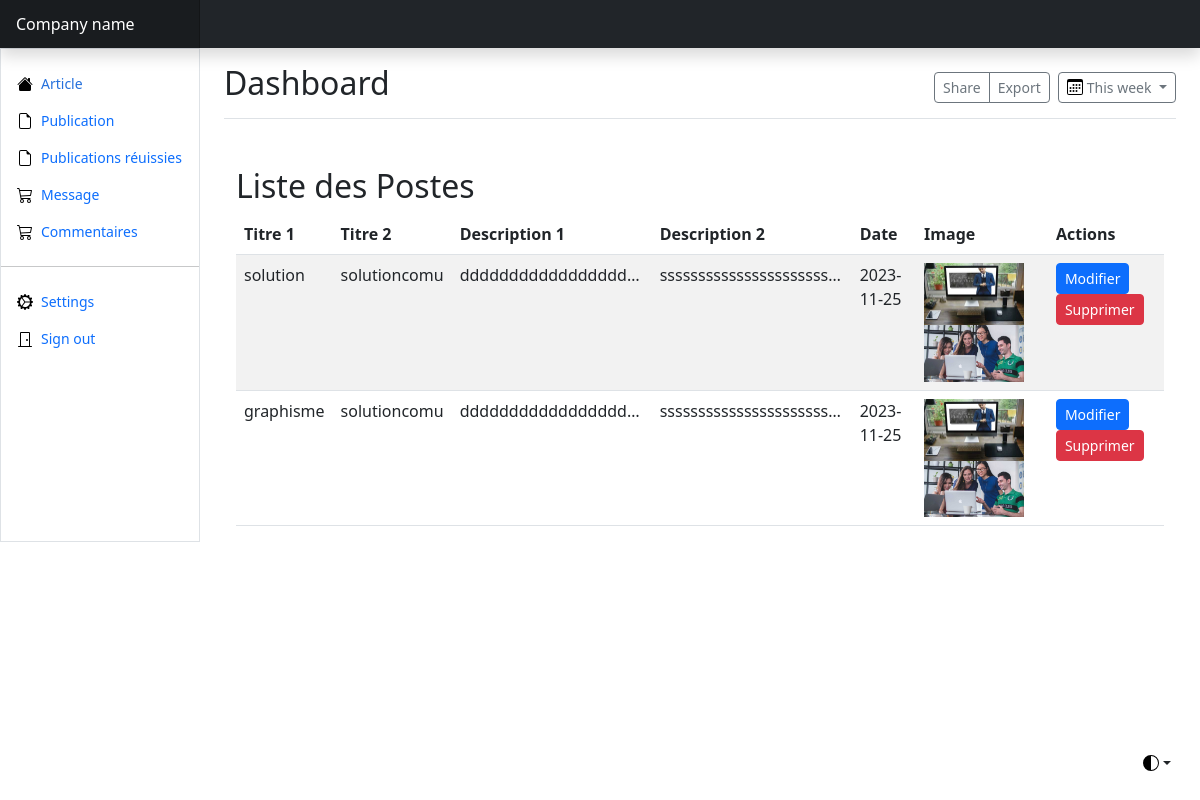
The app's page /liste_publication.php with its own data.
### tables this page shows
CREATE TABLE `publication` (
  `id` int(11) NOT NULL,
  `date` date NOT NULL,
  `titre1` varchar(30) NOT NULL,
  `titre2` varchar(30) NOT NULL,
  `image1` varchar(255) NOT NULL,
  `image2` varchar(255) NOT NULL,
  `description1` text NOT NULL,
  `description2` text NOT NULL
);

### liste_publication.php (the view, shortened to what this page needs)
<!DOCTYPE html>
<html lang="en" data-bs-theme="auto">
  <head>
    <link href="bootstrap.min.css" rel="stylesheet" />
    <link
      href="https://cdn.jsdelivr.net/npm/bootstrap-icons@1.10.3/font/bootstrap-icons.css"
      rel="stylesheet"
    />
    <link href="dashboard.css" rel="stylesheet" />
  </head>
  <body>
    <div
      class="dropdown position-fixed bottom-0 end-0 mb-3 me-3 bd-mode-toggle"
    >
      <button
        class="btn btn-bd-primary py-2 dropdown-toggle d-flex align-items-center"
        id="bd-theme"
        type="button"
        aria-expanded="false"
        data-bs-toggle="dropdown"
        aria-label="Toggle theme (auto)"
      >
        <svg class="bi my-1 theme-icon-active" width="1em" height="1em">
          <use href="#circle-half"></use>
        </svg>
      </button>
    </div>
    <header
      class="navbar sticky-top bg-dark flex-md-nowrap p-0 shadow"
      data-bs-theme="dark"
    >
      <a
        class="navbar-brand col-md-3 col-lg-2 me-0 px-3 fs-6 text-white"
        href="#"
        >Company name</a
      >
    </header>
    <div class="container-fluid">
      <div class="row">
        <div
          class="sidebar border border-right col-md-3 col-lg-2 p-0 bg-body-tertiary"
        >
          <div
            class="offcanvas-lg offcanvas-end bg-body-tertiary"
            tabindex="-1"
            id="sidebarMenu"
            aria-labelledby="sidebarMenuLabel"
          >
            <div
              class="offcanvas-body d-md-flex flex-column p-0 pt-lg-3 overflow-y-auto"
            >
              <ul class="nav flex-column">
                <li class="nav-item">
                  <a
                    class="nav-link d-flex align-items-center gap-2 active"
                    aria-current="page"
                    href="article.php"
                  >
                    <svg class="bi"><use xlink:href="#house-fill" /></svg>
                    Article
                  </a>
                </li>
                <li class="nav-item">
                  <a class="nav-link d-flex align-items-center gap-2" href="publication.php">
                    <svg class="bi"><use xlink:href="#file-earmark" /></svg>
                    Publication
                  </a>
                </li>
                <li class="nav-item">
                  <a class="nav-link d-flex align-items-center gap-2" href="publication.php">
                    <svg class="bi"><use xlink:href="#file-earmark" /></svg>
                    Publications réuissies
                  </a>
                </li>
                <li class="nav-item">
                  <a class="nav-link d-flex align-items-center gap-2" href="message.php">
                    <svg class="bi"><use xlink:href="#cart" /></svg>
                    Message
                  </a>
                </li>
                <li class="nav-item">
                  <a class="nav-link d-flex align-items-center gap-2" href="commentaire.php">
                    <svg class="bi"><use xlink:href="#cart" /></svg>
                    Commentaires
                  </a>
                </li>
              </ul>
              <hr class="my-3" />
              <ul class="nav flex-column mb-auto">
                <li class="nav-item">
                  <a class="nav-link d-flex align-items-center gap-2" href="#">
                    <svg class="bi">
                      <use xlink:href="#gear-wide-connected" />
                    </svg>
                    Settings
                  </a>
                </li>
                <li class="nav-item">
                  <a class="nav-link d-flex align-items-center gap-2" href="#">
                    <svg class="bi"><use xlink:href="#door-closed" /></svg>
                    Sign out
                  </a>
                </li>
              </ul>
            </div>
          </div>
        </div>
        <main class="col-md-9 ms-sm-auto col-lg-10 px-md-4">
          <div
            class="d-flex justify-content-between flex-wrap flex-md-nowrap align-items-center pt-3 pb-2 mb-3 border-bottom"
          >
            <h1 class="h2">Dashboard</h1>
            <div class="btn-toolbar mb-2 mb-md-0">
              <div class="btn-group me-2">
                <button type="button" class="btn btn-sm btn-outline-secondary">
                  Share
                </button>
                <button type="button" class="btn btn-sm btn-outline-secondary">
                  Export
                </button>
              </div>
              <button
                type="button"
                class="btn btn-sm btn-outline-secondary dropdown-toggle d-flex align-items-center gap-1"
              >
                <svg class="bi"><use xlink:href="#calendar3" /></svg>
                This week
              </button>
            </div>
          </div>
<div class="container mt-5">
    <h2>Liste des Postes</h2>
    <table class="table table-striped">
        <thead>
            <tr>
                <th>Titre 1</th>
                <th>Titre 2</th>
                <th>Description 1</th>
                <th>Description 2</th>
                <th>Date</th>
                <th>Image</th>
                <th>Actions</th>
            </tr>
        </thead>
        <tbody>
            <?php
            $servername = "localhost";
            $username = "root";
            $password = "";
            $dbname = "solucom";
            $conn = new mysqli($servername, $username, $password, $dbname);
            $sql = "SELECT * FROM publication ORDER BY date DESC";
            $result = $conn->query($sql);
            if ($result->num_rows > 0) {
                while ($row = $result->fetch_assoc()) {
                    echo "<tr>";
                    echo "<td>" . $row['titre1'] . "</td>";
                    echo "<td>" . $row['titre2'] . "</td>";
                    echo "<td style='max-width: 200px; overflow: hidden; text-overflow: ellipsis; white-space: nowrap;'>" . $row['description1'] . "</td>";
                    echo "<td style='max-width: 200px; overflow: hidden; text-overflow: ellipsis; white-space: nowrap;'>" . $row['description2'] . "</td>";
                    echo "<td>" . $row['date'] . "</td>";
                    echo "<td>";
            if ($row['image1'] != '') {
                  echo "<img src='uploads/" . $row['image1'] . "' alt='Image 1' style='max-width: 100px; max-height: 100px;'>";
              }
              if ($row['image2'] != '') {
                  echo "<img src='uploads/" . $row['image2'] . "' alt='Image 2' style='max-width: 100px; max-height: 100px;'>";
              }
              echo "</td>";
                    echo "<td>
                            <a href='modifier_poste.php?id=" . $row['id'] . "' class='btn btn-primary btn-sm'>Modifier</a>
                            <a href='supprimer_poste.php?id=" . $row['id'] . "' class='btn btn-danger btn-sm'>Supprimer</a>
                          </td>";
                    echo "</tr>";
                }
            } else {
                echo "<tr><td colspan='6'>Aucun poste trouvé</td></tr>";
            }
            ?>
        </tbody>
    </table>
</div>
</main>
      </div>
    </div>
  </body>
</html>

### dashboard.css (style rules this page uses)
.bi { display: inline-block; width: 1rem; height: 1rem; }
@media (min-width: 768px) { .sidebar .offcanvas-lg { position: -webkit-sticky; position: sticky; top: 48px; } }
.sidebar .nav-link { font-size: .875rem; font-weight: 500; }
.sidebar .nav-link.active { color: #2470dc; }
.navbar-brand { padding-top: .75rem; padding-bottom: .75rem; background-color: rgba(0, 0, 0, .25); box-shadow: inset -1px 0 0 rgba(0, 0, 0, .25); }

### records on screen
publication: titre1 "solution", titre2 "solutioncomu", description1 "ddddddddddddddddd…", description2 "ssssssssssssssssssssss…", date "2023-11-25", image1 (picture), image2 (picture)
publication: titre1 "graphisme", titre2 "solutioncomu", description1 "ddddddddddddddddd…", description2 "ssssssssssssssssssssss…", date "2023-11-25", image1 (picture), image2 (picture)
